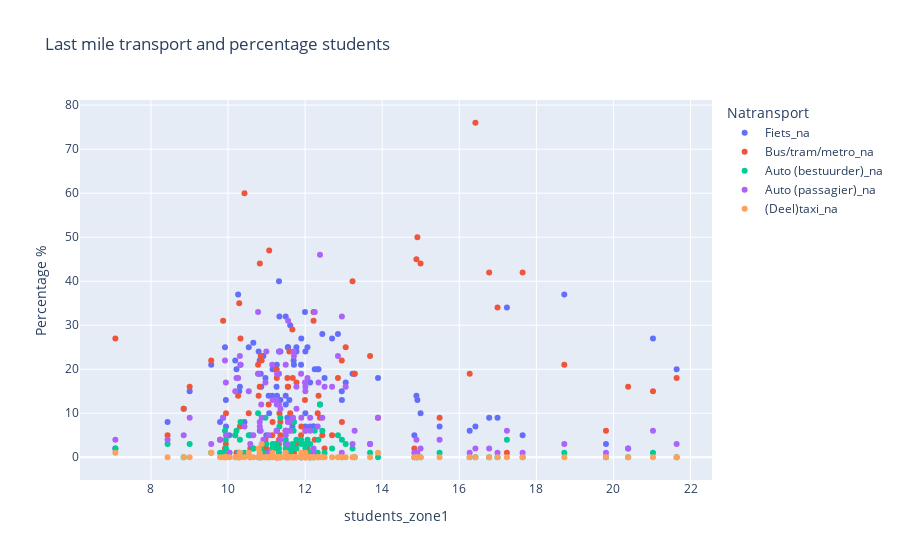

This figure's notebook cell:
### Code cell
df_melted = stations_merged.melt(
    id_vars=['students_zone1', 'Station_Naam'],
    value_vars=['Fiets_na', 'Bus/tram/metro_na', 'Auto (bestuurder)_na', 'Auto (passagier)_na', '(Deel)taxi_na'], 
    var_name='Natransport', 
    value_name='Percentage %'
)

fig = px.scatter(df_melted, x='students_zone1', y='Percentage %', title='Last mile transport and percentage students', color='Natransport', hover_data=['Station_Naam'])
fig.show()

### Figure 1 — Plotly figure (JSON) as saved in the notebook; plotly's stock layout.template omitted (floating-point values rounded to 4 significant figures)
{"data": [{"customdata": [["alkmaar"], ["alkmaar-noord"], ["alphen-aan-den-rijn"], ["amsterdam-amstel"], ["amsterdam-centraal"], ["amsterdam-zuid"], ["anna-paulowna"], ["barendrecht"], ["beverwijk"], ["amsterdam-bijlmer-arena"], ["rotterdam-blaak"], ["bloemendaal"], ["bodegraven"], ["boskoop"], ["bovenkarspel-flora"], ["bovenkarspel-grootebroek"], ["bussum-zuid"], ["castricum"], ["de-vink"], ["delft"], ["delft-campus"], ["den-haag-centraal"], ["den-helder"], ["diemen"], ["diemen-zuid"], ["den-haag-hs"], ["den-helder-zuid"], ["dordrecht-zuid"], ["dordrecht"], ["driehuis"], ["duivendrecht"], ["enkhuizen"], ["gouda"], ["gouda-goverwelle"], ["haarlem"], ["halfweg-zwanenburg"], ["heemskerk"], ["heemstede-aerdenhout"], ["heerhugowaard"], ["heiloo"], ["hillegom"], ["hilversum"], ["hollandsche-rading"], ["amsterdam-holendrecht"], ["hoofddorp"], ["hoogkarspel"], ["hoorn"], ["hoorn-kersenboogerd"], ["zaandam-kogerveld"], ["koog-aan-de-zaan"], ["krommenie-assendelft"], ["den-haag-laan-van-noi"], ["lansingerland-zoetermeer"], ["leiden-centraal"], ["leiden-lammenschans"], ["amsterdam-lelylaan"], ["rotterdam-lombardijen"], ["den-haag-mariahoeve"], ["hilversum-media-park"], ["den-haag-moerwijk"], ["amsterdam-muiderpoort"], ["naarden-bussum"], ["nieuwerkerk-a-d-ijssel"], ["nieuw-vennep"], ["obdam"], ["overveen"], ["purmerend-overwhere"], ["purmerend"], ["amsterdam-rai"], ["rijswijk"], ["rotterdam-alexander"], ["rotterdam-centraal"], ["rotterdam-noord"], ["rotterdam-zuid"], ["santpoort-noord"], ["santpoort-zuid"], ["sassenheim"], ["schagen"], ["schiedam-centrum"], ["schiphol-airport"], ["capelle-schollevaar"], ["amsterdam-science-park"], ["amsterdam-sloterdijk"], ["boskoop-snijdelwijk"], ["haarlem-spaarnwoude"], ["hilversum-sportpark"], ["waddinxveen-triangel"], ["uitgeest"], ["voorburg"], ["voorhout"], ["voorschoten"], ["waddinxveen-noord"], ["waddinxveen"], ["weesp"], ["purmerend-weidevenne"], ["wormerveer"], ["den-haag-ypenburg"], ["zaandam"], ["zaandijk-zaanse-schans"], ["zandvoort-aan-zee"], ["zoetermeer"], ["zoetermeer-oost"], ["zwijndrecht"]], "hovertemplate": "Natransport=Fiets_na<br>students_zone1=%{x}<br>Percentage %=%{y}<br>Station_Naam=%{customdata[0]}<extra></extra>", "legendgroup": "Fiets_na", "marker": {"color": "#636efa", "symbol": "circle"}, "mode": "markers", "name": "Fiets_na", "orientation": "h", "showlegend": true, "type": "scatter", "x": [10.85, 10.54, 11.78, 14.91, 11.07, 10.29, 12.39, 11.7, 11.55, 20.38, 17.64, 10.66, 12.06, 11.9, 11.32, 11.32, 10.31, 12.0, 11.36, 18.72, 17.24, 12.22, 10.87, 13.89, 13.68, 16.99, 10.32, 11.36, 11.59, 11.15, 16.42, 10.92, 12.33, 12.7, 9.563, 10.22, 12.45, 10.26, 11.89, 11.5, 11.33, 10.82, 10.99, 19.81, 9.872, 12.25, 9.004, 10.19, 11.26, 12.01, 11.77, 12.22, 11.26, 21.64, 21.03, 14.89, 11.67, 8.431, 10.58, 13.23, 12.95, 10.79, 11.27, 11.56, 12.95, 10.03, 11.61, 11.5, 15.49, 11.54, 10.82, 15.0, 13.28, 16.27, 11.5, 10.86, 10.78, 12.5, 10.43, 7.075, 11.26, 14.83, 16.78, 11.9, 9.943, 9.947, 12.13, 12.85, 11.05, 10.97, 9.92, 12.13, 12.13, 11.16, 11.71, 12.01, 13.05, 8.849, 12.01, 9.793, 11.68, 11.26, 12.35], "xaxis": "x", "y": [19, 25, 24, 13, 10, 15, 12, 22, 25, 2, 5, 26, 25, 27, 40, 24, 16, 33, 24, 37, 34, 7, 23, 18, 3, 9, 21, 13, 13, 14, 7, 23, 20, 27, 21, 20, 28, 37, 21, 32, 32, 22, 5, 3, 9, 20, 15, 22, 20, 10, 25, 7, 0, 20, 27, 14, 7, 8, 5, 19, 15, 24, 14, 25, 13, 5, 30, 14, 7, 9, 6, 10, 19, 6, 12, 16, 19, 18, 8, 2, 16, 5, 9, 0, 13, 7, 0, 28, 14, 18, 25, 7, 17, 20, 21, 24, 17, 11, 7, 8, 9, 21, 20], "yaxis": "y"}, {"customdata": [["alkmaar"], ["alkmaar-noord"], ["alphen-aan-den-rijn"], ["amsterdam-amstel"], ["amsterdam-centraal"], ["amsterdam-zuid"], ["anna-paulowna"], ["barendrecht"], ["beverwijk"], ["amsterdam-bijlmer-arena"], ["rotterdam-blaak"], ["bloemendaal"], ["bodegraven"], ["boskoop"], ["bovenkarspel-flora"], ["bovenkarspel-grootebroek"], ["bussum-zuid"], ["castricum"], ["de-vink"], ["delft"], ["delft-campus"], ["den-haag-centraal"], ["den-helder"], ["diemen"], ["diemen-zuid"], ["den-haag-hs"], ["den-helder-zuid"], ["dordrecht-zuid"], ["dordrecht"], ["driehuis"], ["duivendrecht"], ["enkhuizen"], ["gouda"], ["gouda-goverwelle"], ["haarlem"], ["halfweg-zwanenburg"], ["heemskerk"], ["heemstede-aerdenhout"], ["heerhugowaard"], ["heiloo"], ["hillegom"], ["hilversum"], ["hollandsche-rading"], ["amsterdam-holendrecht"], ["hoofddorp"], ["hoogkarspel"], ["hoorn"], ["hoorn-kersenboogerd"], ["zaandam-kogerveld"], ["koog-aan-de-zaan"], ["krommenie-assendelft"], ["den-haag-laan-van-noi"], ["lansingerland-zoetermeer"], ["leiden-centraal"], ["leiden-lammenschans"], ["amsterdam-lelylaan"], ["rotterdam-lombardijen"], ["den-haag-mariahoeve"], ["hilversum-media-park"], ["den-haag-moerwijk"], ["amsterdam-muiderpoort"], ["naarden-bussum"], ["nieuwerkerk-a-d-ijssel"], ["nieuw-vennep"], ["obdam"], ["overveen"], ["purmerend-overwhere"], ["purmerend"], ["amsterdam-rai"], ["rijswijk"], ["rotterdam-alexander"], ["rotterdam-centraal"], ["rotterdam-noord"], ["rotterdam-zuid"], ["santpoort-noord"], ["santpoort-zuid"], ["sassenheim"], ["schagen"], ["schiedam-centrum"], ["schiphol-airport"], ["capelle-schollevaar"], ["amsterdam-science-park"], ["amsterdam-sloterdijk"], ["boskoop-snijdelwijk"], ["haarlem-spaarnwoude"], ["hilversum-sportpark"], ["waddinxveen-triangel"], ["uitgeest"], ["voorburg"], ["voorhout"], ["voorschoten"], ["waddinxveen-noord"], ["waddinxveen"], ["weesp"], ["purmerend-weidevenne"], ["wormerveer"], ["den-haag-ypenburg"], ["zaandam"], ["zaandijk-zaanse-schans"], ["zandvoort-aan-zee"], ["zoetermeer"], ["zoetermeer-oost"], ["zwijndrecht"]], "hovertemplate": "Natransport=Bus/tram/metro_na<br>students_zone1=%{x}<br>Percentage %=%{y}<br>Station_Naam=%{customdata[0]}<extra></extra>", "legendgroup": "Bus/tram/metro_na", "marker": {"color": "#EF553B", "symbol": "circle"}, "mode": "markers", "name": "Bus/tram/metro_na", "orientation": "h", "showlegend": true, "type": "scatter", "x": [10.85, 10.54, 11.78, 14.91, 11.07, 10.29, 12.39, 11.7, 11.55, 20.38, 17.64, 10.66, 12.06, 11.9, 11.32, 11.32, 10.31, 12.0, 11.36, 18.72, 17.24, 12.22, 10.87, 13.89, 13.68, 16.99, 10.32, 11.36, 11.59, 11.15, 16.42, 10.92, 12.33, 12.7, 9.563, 10.22, 12.45, 10.26, 11.89, 11.5, 11.33, 10.82, 10.99, 19.81, 9.872, 12.25, 9.004, 10.19, 11.26, 12.01, 11.77, 12.22, 11.26, 21.64, 21.03, 14.89, 11.67, 8.431, 10.58, 13.23, 12.95, 10.79, 11.27, 11.56, 12.95, 10.03, 11.61, 11.5, 15.49, 11.54, 10.82, 15.0, 13.28, 16.27, 11.5, 10.86, 10.78, 12.5, 10.43, 7.075, 11.26, 14.83, 16.78, 11.9, 9.943, 9.947, 12.13, 12.85, 11.05, 10.97, 9.92, 12.13, 12.13, 11.16, 11.71, 12.01, 13.05, 8.849, 12.01, 9.793, 11.68, 11.26, 12.35], "xaxis": "x", "y": ["23%", "10%", "17%", "50%", "47%", "35%", "9%", "8%", "16%", "16%", "42%", "2%", "2%", "7%", "3%", "4%", "7%", "13%", "8%", "21%", "1%", "33%", "22%", "9%", "23%", "34%", "27%", "5%", "24%", "5%", "76%", "3%", "10%", "5%", "22%", "1%", "5%", "14%", "5%", "6%", "10%", "16%", "2%", "6%", "31%", "4%", "16%", "5%", "20%", "0%", "3%", "31%", "0%", "18%", "15%", "45%", "29%", "5%", "2%", "40%", "22%", "14%", "3%", "16%", "8%", "1%", "10%", "6%", "9%", "18%", "44%", "44%", "19%", "19%", "1%", "2%", "21%", "2%", "60%", "27%", "3%", "2%", "42%", "0%", "3%", "10%", "0%", "18%", "12%", "4%", "2%", "0%", "1%", "8%", "1%", "6%", "25%", "11%", "0%", "4%", "18%", "18%", "14%"], "yaxis": "y"}, {"customdata": [["alkmaar"], ["alkmaar-noord"], ["alphen-aan-den-rijn"], ["amsterdam-amstel"], ["amsterdam-centraal"], ["amsterdam-zuid"], ["anna-paulowna"], ["barendrecht"], ["beverwijk"], ["amsterdam-bijlmer-arena"], ["rotterdam-blaak"], ["bloemendaal"], ["bodegraven"], ["boskoop"], ["bovenkarspel-flora"], ["bovenkarspel-grootebroek"], ["bussum-zuid"], ["castricum"], ["de-vink"], ["delft"], ["delft-campus"], ["den-haag-centraal"], ["den-helder"], ["diemen"], ["diemen-zuid"], ["den-haag-hs"], ["den-helder-zuid"], ["dordrecht-zuid"], ["dordrecht"], ["driehuis"], ["duivendrecht"], ["enkhuizen"], ["gouda"], ["gouda-goverwelle"], ["haarlem"], ["halfweg-zwanenburg"], ["heemskerk"], ["heemstede-aerdenhout"], ["heerhugowaard"], ["heiloo"], ["hillegom"], ["hilversum"], ["hollandsche-rading"], ["amsterdam-holendrecht"], ["hoofddorp"], ["hoogkarspel"], ["hoorn"], ["hoorn-kersenboogerd"], ["zaandam-kogerveld"], ["koog-aan-de-zaan"], ["krommenie-assendelft"], ["den-haag-laan-van-noi"], ["lansingerland-zoetermeer"], ["leiden-centraal"], ["leiden-lammenschans"], ["amsterdam-lelylaan"], ["rotterdam-lombardijen"], ["den-haag-mariahoeve"], ["hilversum-media-park"], ["den-haag-moerwijk"], ["amsterdam-muiderpoort"], ["naarden-bussum"], ["nieuwerkerk-a-d-ijssel"], ["nieuw-vennep"], ["obdam"], ["overveen"], ["purmerend-overwhere"], ["purmerend"], ["amsterdam-rai"], ["rijswijk"], ["rotterdam-alexander"], ["rotterdam-centraal"], ["rotterdam-noord"], ["rotterdam-zuid"], ["santpoort-noord"], ["santpoort-zuid"], ["sassenheim"], ["schagen"], ["schiedam-centrum"], ["schiphol-airport"], ["capelle-schollevaar"], ["amsterdam-science-park"], ["amsterdam-sloterdijk"], ["boskoop-snijdelwijk"], ["haarlem-spaarnwoude"], ["hilversum-sportpark"], ["waddinxveen-triangel"], ["uitgeest"], ["voorburg"], ["voorhout"], ["voorschoten"], ["waddinxveen-noord"], ["waddinxveen"], ["weesp"], ["purmerend-weidevenne"], ["wormerveer"], ["den-haag-ypenburg"], ["zaandam"], ["zaandijk-zaanse-schans"], ["zandvoort-aan-zee"], ["zoetermeer"], ["zoetermeer-oost"], ["zwijndrecht"]], "hovertemplate": "Natransport=Auto (bestuurder)_na<br>students_zone1=%{x}<br>Percentage %=%{y}<br>Station_Naam=%{customdata[0]}<extra></extra>", "legendgroup": "Auto (bestuurder)_na", "marker": {"color": "#00cc96", "symbol": "circle"}, "mode": "markers", "name": "Auto (bestuurder)_na", "orientation": "h", "showlegend": true, "type": "scatter", "x": [10.85, 10.54, 11.78, 14.91, 11.07, 10.29, 12.39, 11.7, 11.55, 20.38, 17.64, 10.66, 12.06, 11.9, 11.32, 11.32, 10.31, 12.0, 11.36, 18.72, 17.24, 12.22, 10.87, 13.89, 13.68, 16.99, 10.32, 11.36, 11.59, 11.15, 16.42, 10.92, 12.33, 12.7, 9.563, 10.22, 12.45, 10.26, 11.89, 11.5, 11.33, 10.82, 10.99, 19.81, 9.872, 12.25, 9.004, 10.19, 11.26, 12.01, 11.77, 12.22, 11.26, 21.64, 21.03, 14.89, 11.67, 8.431, 10.58, 13.23, 12.95, 10.79, 11.27, 11.56, 12.95, 10.03, 11.61, 11.5, 15.49, 11.54, 10.82, 15.0, 13.28, 16.27, 11.5, 10.86, 10.78, 12.5, 10.43, 7.075, 11.26, 14.83, 16.78, 11.9, 9.943, 9.947, 12.13, 12.85, 11.05, 10.97, 9.92, 12.13, 12.13, 11.16, 11.71, 12.01, 13.05, 8.849, 12.01, 9.793, 11.68, 11.26, 12.35], "xaxis": "x", "y": ["2%", "5%", "2%", "0%", "0%", "0%", "12%", "6%", "0%", "0%", "0%", "2%", "4%", "3%", "1%", "2%", "4%", "3%", "9%", "1%", "4%", "0%", "1%", "0%", "1%", "0%", "8%", "0%", "2%", "2%", "0%", "1%", "1%", "2%", "1%", "6%", "6%", "1%", "4%", "4%", "7%", "0%", "3%", "0%", "1%", "6%", "3%", "5%", "2%", "1%", "4%", "0%", "0%", "0%", "1%", "0%", "2%", "3%", "0%", "2%", "0%", "0%", "6%", "6%", "4%", "1%", "1%", "3%", "1%", "1%", "1%", "0%", "0%", "0%", "2%", "0%", "10%", "1%", "1%", "2%", "3%", "0%", "0%", "0%", "4%", "2%", "0%", "5%", "1%", "9%", "6%", "1%", "3%", "3%", "8%", "2%", "3%", "0%", "1%", "1%", "3%", "6%", "4%"], "yaxis": "y"}, {"customdata": [["alkmaar"], ["alkmaar-noord"], ["alphen-aan-den-rijn"], ["amsterdam-amstel"], ["amsterdam-centraal"], ["amsterdam-zuid"], ["anna-paulowna"], ["barendrecht"], ["beverwijk"], ["amsterdam-bijlmer-arena"], ["rotterdam-blaak"], ["bloemendaal"], ["bodegraven"], ["boskoop"], ["bovenkarspel-flora"], ["bovenkarspel-grootebroek"], ["bussum-zuid"], ["castricum"], ["de-vink"], ["delft"], ["delft-campus"], ["den-haag-centraal"], ["den-helder"], ["diemen"], ["diemen-zuid"], ["den-haag-hs"], ["den-helder-zuid"], ["dordrecht-zuid"], ["dordrecht"], ["driehuis"], ["duivendrecht"], ["enkhuizen"], ["gouda"], ["gouda-goverwelle"], ["haarlem"], ["halfweg-zwanenburg"], ["heemskerk"], ["heemstede-aerdenhout"], ["heerhugowaard"], ["heiloo"], ["hillegom"], ["hilversum"], ["hollandsche-rading"], ["amsterdam-holendrecht"], ["hoofddorp"], ["hoogkarspel"], ["hoorn"], ["hoorn-kersenboogerd"], ["zaandam-kogerveld"], ["koog-aan-de-zaan"], ["krommenie-assendelft"], ["den-haag-laan-van-noi"], ["lansingerland-zoetermeer"], ["leiden-centraal"], ["leiden-lammenschans"], ["amsterdam-lelylaan"], ["rotterdam-lombardijen"], ["den-haag-mariahoeve"], ["hilversum-media-park"], ["den-haag-moerwijk"], ["amsterdam-muiderpoort"], ["naarden-bussum"], ["nieuwerkerk-a-d-ijssel"], ["nieuw-vennep"], ["obdam"], ["overveen"], ["purmerend-overwhere"], ["purmerend"], ["amsterdam-rai"], ["rijswijk"], ["rotterdam-alexander"], ["rotterdam-centraal"], ["rotterdam-noord"], ["rotterdam-zuid"], ["santpoort-noord"], ["santpoort-zuid"], ["sassenheim"], ["schagen"], ["schiedam-centrum"], ["schiphol-airport"], ["capelle-schollevaar"], ["amsterdam-science-park"], ["amsterdam-sloterdijk"], ["boskoop-snijdelwijk"], ["haarlem-spaarnwoude"], ["hilversum-sportpark"], ["waddinxveen-triangel"], ["uitgeest"], ["voorburg"], ["voorhout"], ["voorschoten"], ["waddinxveen-noord"], ["waddinxveen"], ["weesp"], ["purmerend-weidevenne"], ["wormerveer"], ["den-haag-ypenburg"], ["zaandam"], ["zaandijk-zaanse-schans"], ["zandvoort-aan-zee"], ["zoetermeer"], ["zoetermeer-oost"], ["zwijndrecht"]], "hovertemplate": "Natransport=Auto (passagier)_na<br>students_zone1=%{x}<br>Percentage %=%{y}<br>Station_Naam=%{customdata[0]}<extra></extra>", "legendgroup": "Auto (passagier)_na", "marker": {"color": "#ab63fa", "symbol": "circle"}, "mode": "markers", "name": "Auto (passagier)_na", "orientation": "h", "showlegend": true, "type": "scatter", "x": [10.85, 10.54, 11.78, 14.91, 11.07, 10.29, 12.39, 11.7, 11.55, 20.38, 17.64, 10.66, 12.06, 11.9, 11.32, 11.32, 10.31, 12.0, 11.36, 18.72, 17.24, 12.22, 10.87, 13.89, 13.68, 16.99, 10.32, 11.36, 11.59, 11.15, 16.42, 10.92, 12.33, 12.7, 9.563, 10.22, 12.45, 10.26, 11.89, 11.5, 11.33, 10.82, 10.99, 19.81, 9.872, 12.25, 9.004, 10.19, 11.26, 12.01, 11.77, 12.22, 11.26, 21.64, 21.03, 14.89, 11.67, 8.431, 10.58, 13.23, 12.95, 10.79, 11.27, 11.56, 12.95, 10.03, 11.61, 11.5, 15.49, 11.54, 10.82, 15.0, 13.28, 16.27, 11.5, 10.86, 10.78, 12.5, 10.43, 7.075, 11.26, 14.83, 16.78, 11.9, 9.943, 9.947, 12.13, 12.85, 11.05, 10.97, 9.92, 12.13, 12.13, 11.16, 11.71, 12.01, 13.05, 8.849, 12.01, 9.793, 11.68, 11.26, 12.35], "xaxis": "x", "y": ["6%", "15%", "11%", "1%", "1%", "1%", "46%", "24%", "8%", "2%", "1%", "5%", "18%", "9%", "12%", "19%", "23%", "17%", "4%", "3%", "6%", "1%", "9%", "9%", "3%", "1%", "21%", "11%", "8%", "21%", "2%", "4%", "7%", "16%", "3%", "18%", "9%", "18%", "19%", "21%", "24%", "8%", "24%", "1%", "9%", "33%", "9%", "15%", "13%", "6%", "16%", "2%", "0%", "3%", "6%", "4%", "9%", "4%", "3%", "3%", "1%", "19%", "19%", "31%", "32%", "1%", "6%", "6%", "4%", "3%", "7%", "2%", "6%", "1%", "5%", "12%", "33%", "16%", "7%", "4%", "6%", "1%", "2%", "0%", "17%", "5%", "0%", "23%", "5%", "17%", "22%", "6%", "9%", "13%", "23%", "16%", "16%", "5%", "15%", "4%", "9%", "12%", "17%"], "yaxis": "y"}, {"customdata": [["alkmaar"], ["alkmaar-noord"], ["alphen-aan-den-rijn"], ["amsterdam-amstel"], ["amsterdam-centraal"], ["amsterdam-zuid"], ["anna-paulowna"], ["barendrecht"], ["beverwijk"], ["amsterdam-bijlmer-arena"], ["rotterdam-blaak"], ["bloemendaal"], ["bodegraven"], ["boskoop"], ["bovenkarspel-flora"], ["bovenkarspel-grootebroek"], ["bussum-zuid"], ["castricum"], ["de-vink"], ["delft"], ["delft-campus"], ["den-haag-centraal"], ["den-helder"], ["diemen"], ["diemen-zuid"], ["den-haag-hs"], ["den-helder-zuid"], ["dordrecht-zuid"], ["dordrecht"], ["driehuis"], ["duivendrecht"], ["enkhuizen"], ["gouda"], ["gouda-goverwelle"], ["haarlem"], ["halfweg-zwanenburg"], ["heemskerk"], ["heemstede-aerdenhout"], ["heerhugowaard"], ["heiloo"], ["hillegom"], ["hilversum"], ["hollandsche-rading"], ["amsterdam-holendrecht"], ["hoofddorp"], ["hoogkarspel"], ["hoorn"], ["hoorn-kersenboogerd"], ["zaandam-kogerveld"], ["koog-aan-de-zaan"], ["krommenie-assendelft"], ["den-haag-laan-van-noi"], ["lansingerland-zoetermeer"], ["leiden-centraal"], ["leiden-lammenschans"], ["amsterdam-lelylaan"], ["rotterdam-lombardijen"], ["den-haag-mariahoeve"], ["hilversum-media-park"], ["den-haag-moerwijk"], ["amsterdam-muiderpoort"], ["naarden-bussum"], ["nieuwerkerk-a-d-ijssel"], ["nieuw-vennep"], ["obdam"], ["overveen"], ["purmerend-overwhere"], ["purmerend"], ["amsterdam-rai"], ["rijswijk"], ["rotterdam-alexander"], ["rotterdam-centraal"], ["rotterdam-noord"], ["rotterdam-zuid"], ["santpoort-noord"], ["santpoort-zuid"], ["sassenheim"], ["schagen"], ["schiedam-centrum"], ["schiphol-airport"], ["capelle-schollevaar"], ["amsterdam-science-park"], ["amsterdam-sloterdijk"], ["boskoop-snijdelwijk"], ["haarlem-spaarnwoude"], ["hilversum-sportpark"], ["waddinxveen-triangel"], ["uitgeest"], ["voorburg"], ["voorhout"], ["voorschoten"], ["waddinxveen-noord"], ["waddinxveen"], ["weesp"], ["purmerend-weidevenne"], ["wormerveer"], ["den-haag-ypenburg"], ["zaandam"], ["zaandijk-zaanse-schans"], ["zandvoort-aan-zee"], ["zoetermeer"], ["zoetermeer-oost"], ["zwijndrecht"]], "hovertemplate": "Natransport=(Deel)taxi_na<br>students_zone1=%{x}<br>Percentage %=%{y}<br>Station_Naam=%{customdata[0]}<extra></extra>", "legendgroup": "(Deel)taxi_na", "marker": {"color": "#FFA15A", "symbol": "circle"}, "mode": "markers", "name": "(Deel)taxi_na", "orientation": "h", "showlegend": true, "type": "scatter", "x": [10.85, 10.54, 11.78, 14.91, 11.07, 10.29, 12.39, 11.7, 11.55, 20.38, 17.64, 10.66, 12.06, 11.9, 11.32, 11.32, 10.31, 12.0, 11.36, 18.72, 17.24, 12.22, 10.87, 13.89, 13.68, 16.99, 10.32, 11.36, 11.59, 11.15, 16.42, 10.92, 12.33, 12.7, 9.563, 10.22, 12.45, 10.26, 11.89, 11.5, 11.33, 10.82, 10.99, 19.81, 9.872, 12.25, 9.004, 10.19, 11.26, 12.01, 11.77, 12.22, 11.26, 21.64, 21.03, 14.89, 11.67, 8.431, 10.58, 13.23, 12.95, 10.79, 11.27, 11.56, 12.95, 10.03, 11.61, 11.5, 15.49, 11.54, 10.82, 15.0, 13.28, 16.27, 11.5, 10.86, 10.78, 12.5, 10.43, 7.075, 11.26, 14.83, 16.78, 11.9, 9.943, 9.947, 12.13, 12.85, 11.05, 10.97, 9.92, 12.13, 12.13, 11.16, 11.71, 12.01, 13.05, 8.849, 12.01, 9.793, 11.68, 11.26, 12.35], "xaxis": "x", "y": ["0%", "1%", "0%", "0%", "0%", "0%", "0%", "0%", "0%", "0%", "0%", "0%", "0%", "0%", "0%", "0%", "1%", "0%", "0%", "0%", "0%", "0%", "3%", "1%", "0%", "0%", "0%", "0%", "0%", "0%", "0%", "0%", "0%", "0%", "1%", "0%", "0%", "0%", "1%", "0%", "0%", "1%", "0%", "0%", "0%", "0%", "0%", "0%", "0%", "0%", "0%", "0%", "0%", "0%", "0%", "0%", "0%", "0%", "0%", "0%", "0%", "2%", "0%", "0%", "0%", "0%", "0%", "0%", "0%", "0%", "0%", "0%", "0%", "0%", "1%", "0%", "0%", "0%", "0%", "1%", "0%", "0%", "0%", "0%", "0%", "0%", "0%", "0%", "0%", "0%", "0%", "0%", "0%", "1%", "0%", "1%", "0%", "0%", "0%", "0%", "0%", "0%", "0%"], "yaxis": "y"}], "layout": {"legend": {"title": {"text": "Natransport"}, "tracegroupgap": 0}, "title": {"text": "Last mile transport and percentage students"}, "xaxis": {"anchor": "y", "domain": [0, 1], "title": {"text": "students_zone1"}}, "yaxis": {"anchor": "x", "domain": [0, 1], "title": {"text": "Percentage %"}}}}
